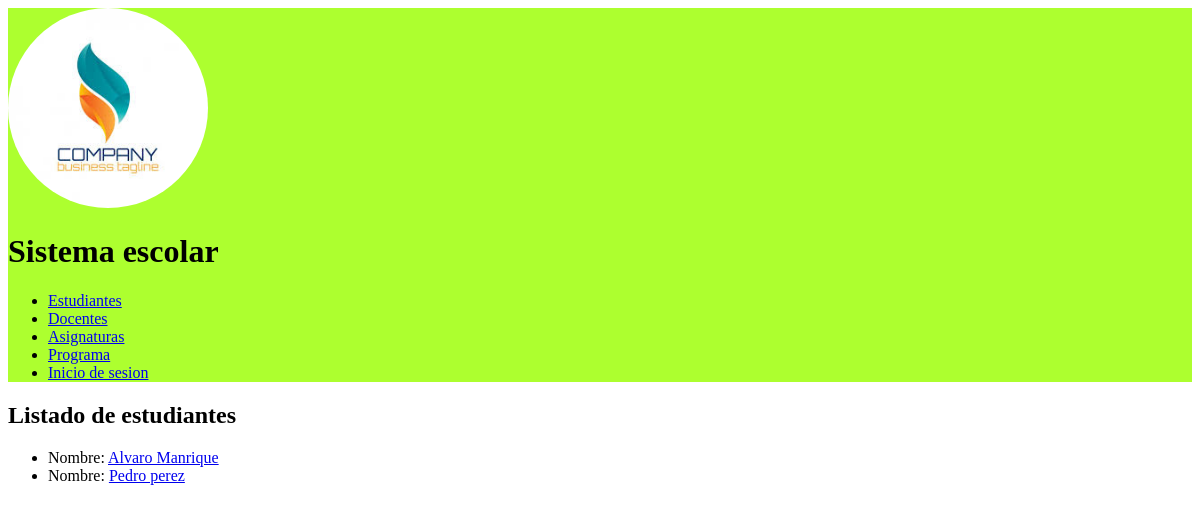
Before: / with the older database file.
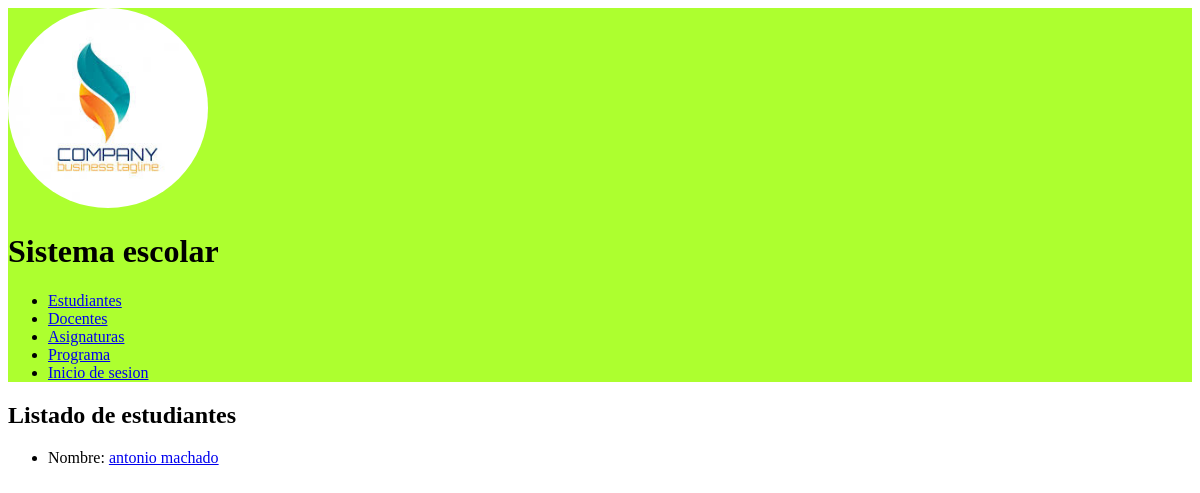
After: the same page with the newer database file.
### miapp/models.py (models this page shows, shortened)
class Estudiante(models.Model):
    edad = models.IntegerField()
    nombre = models.CharField(max_length=100)
    direccion = models.CharField(max_length=200)
    telefono = models.CharField(max_length=100)
    observaciones = models.TextField(max_length=500)
    correo = models.EmailField()

### miapp/views.py (the view)
# urls.py: path('',  listar_estudiantes, name='index_n'),
def listar_estudiantes(request):
    estudiantes = Estudiante.objects.all()
    return render(request,'miapp/index.html', {'lista_estudiantes': estudiantes })

### miapp/templates/miapp/index.html
{% extends 'base.html' %}
{% block principal %}
        <h2>Listado de estudiantes</h2>
        <ul>
            {% for e in lista_estudiantes %}
                <li>
                  Nombre: <a href="{% url 'estudiante_detalle_n' e.id %}"> {{ e.nombre }}</a>
                </li>
            {% endfor %}
        </ul>
{% endblock %}

### templates/base.html (shortened to what this page needs)
{% load static %}
<!DOCTYPE html>
<html lang="en">
<head>
    <link rel="stylesheet" href="{% static 'css/style.css' %}">
</head>
<body>
    <header>
        <img src="{% static 'images/logo.jpg' %}" alt="">
        <h1>Sistema escolar</h1>
        <nav>
            <ul>
                <li><a href="{% url 'index_n' %}">Estudiantes</a>
                </li>
                <li><a href="{% url 'docentes_n' %}">Docentes</a></li>
                <li><a href="{% url 'asignaturas_n' %}">Asignaturas</a></li>
                <li><a href="{% url 'programas_n' %}">Programa</a></li>
                {% if user.is_authenticated %}
                    <li>{{ user.username }}</li>
                    <li><a href="{% url 'logout' %}">Cerrar sesion</a> </li>
                {% else %}
                    <li><a href="{% url 'login' %}">Inicio de sesion</a> </li>
                {% endif %}
            </ul>
        </nav>
    </header>
    <main>
        {% block principal %}
        {% endblock %}
    </main>
</body>
</html>

### static/css/style.css (style rules this page uses)
header { background: greenyellow; }
img { border-radius: 50%; width: 200px; height: 200px; }

Changed rows visible on the page:
removed Estudiante: nombre "Alvaro Manrique"
removed Estudiante: nombre "Pedro perez"
added Estudiante: nombre "antonio machado"
